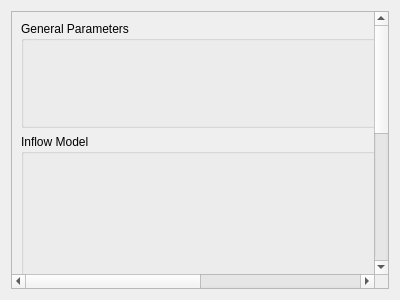
<?xml version="1.0" encoding="UTF-8"?>
<ui version="4.0">
 <class>HydGui_Diversion_Channel</class>
 <widget class="QWidget" name="HydGui_Diversion_Channel">
  <property name="geometry">
   <rect>
    <x>0</x>
    <y>0</y>
    <width>400</width>
    <height>300</height>
   </rect>
  </property>
  <property name="windowTitle">
   <string>Form</string>
  </property>
  <layout class="QVBoxLayout" name="verticalLayout">
   <item>
    <widget class="QScrollArea" name="scrollArea">
     <property name="widgetResizable">
      <bool>true</bool>
     </property>
     <widget class="QWidget" name="scrollAreaWidgetContents">
      <property name="geometry">
       <rect>
        <x>0</x>
        <y>0</y>
        <width>693</width>
        <height>552</height>
       </rect>
      </property>
      <layout class="QVBoxLayout" name="verticalLayout_3">
       <property name="sizeConstraint">
        <enum>QLayout::SetFixedSize</enum>
       </property>
       <item>
        <widget class="QGroupBox" name="groupBox">
         <property name="minimumSize">
          <size>
           <width>675</width>
           <height>0</height>
          </size>
         </property>
         <property name="title">
          <string>General Parameters</string>
         </property>
         <layout class="QVBoxLayout" name="verticalLayout_2">
          <item>
           <widget class="Sys_Member_Int_BaseWid" name="number" native="true">
            <property name="sizePolicy">
             <sizepolicy hsizetype="Preferred" vsizetype="Preferred">
              <horstretch>0</horstretch>
              <verstretch>0</verstretch>
             </sizepolicy>
            </property>
            <property name="minimumSize">
             <size>
              <width>300</width>
              <height>30</height>
             </size>
            </property>
            <property name="maximumSize">
             <size>
              <width>16777215</width>
              <height>50</height>
             </size>
            </property>
           </widget>
          </item>
          <item>
           <widget class="Sys_Member_String_BaseWid" name="name" native="true">
            <property name="minimumSize">
             <size>
              <width>300</width>
              <height>30</height>
             </size>
            </property>
            <property name="maximumSize">
             <size>
              <width>16777215</width>
              <height>50</height>
             </size>
            </property>
           </widget>
          </item>
         </layout>
        </widget>
       </item>
       <item>
        <widget class="QGroupBox" name="groupBox_2">
         <property name="minimumSize">
          <size>
           <width>675</width>
           <height>0</height>
          </size>
         </property>
         <property name="title">
          <string>Inflow Model</string>
         </property>
         <layout class="QVBoxLayout" name="verticalLayout_4">
          <item>
           <widget class="Sys_Member_Int_BaseWid" name="inflow_number" native="true">
            <property name="minimumSize">
             <size>
              <width>300</width>
              <height>30</height>
             </size>
            </property>
            <property name="maximumSize">
             <size>
              <width>16777215</width>
              <height>50</height>
             </size>
            </property>
           </widget>
          </item>
          <item>
           <widget class="Sys_Member_String_BaseWid" name="inflow_name" native="true">
            <property name="minimumSize">
             <size>
              <width>300</width>
              <height>30</height>
             </size>
            </property>
            <property name="maximumSize">
             <size>
              <width>16777215</width>
              <height>50</height>
             </size>
            </property>
           </widget>
          </item>
          <item>
           <widget class="Sys_Member_Enum_BaseWid" name="inflow_type" native="true">
            <property name="minimumSize">
             <size>
              <width>300</width>
              <height>30</height>
             </size>
            </property>
            <property name="maximumSize">
             <size>
              <width>16777215</width>
              <height>50</height>
             </size>
            </property>
           </widget>
          </item>
         </layout>
        </widget>
       </item>
       <item>
        <widget class="QGroupBox" name="groupBox_4">
         <property name="title">
          <string>Coupling Structure</string>
         </property>
         <layout class="QVBoxLayout" name="verticalLayout_5">
          <item>
           <widget class="Sys_Member_Dbl_BaseWid" name="coupling_width" native="true">
            <property name="minimumSize">
             <size>
              <width>300</width>
              <height>30</height>
             </size>
            </property>
            <property name="maximumSize">
             <size>
              <width>16777215</width>
              <height>50</height>
             </size>
            </property>
           </widget>
          </item>
          <item>
           <widget class="Sys_Member_Bool_BaseWid" name="controlled" native="true">
            <property name="minimumSize">
             <size>
              <width>300</width>
              <height>30</height>
             </size>
            </property>
            <property name="maximumSize">
             <size>
              <width>16777215</width>
              <height>50</height>
             </size>
            </property>
           </widget>
          </item>
          <item>
           <widget class="Sys_Member_Dbl_BaseWid" name="controllable_param" native="true">
            <property name="minimumSize">
             <size>
              <width>300</width>
              <height>30</height>
             </size>
            </property>
            <property name="maximumSize">
             <size>
              <width>16777215</width>
              <height>50</height>
             </size>
            </property>
           </widget>
          </item>
          <item>
           <widget class="Sys_Member_Dbl_BaseWid" name="uncontrollable_param" native="true">
            <property name="minimumSize">
             <size>
              <width>300</width>
              <height>30</height>
             </size>
            </property>
            <property name="maximumSize">
             <size>
              <width>16777215</width>
              <height>50</height>
             </size>
            </property>
           </widget>
          </item>
         </layout>
        </widget>
       </item>
       <item>
        <widget class="QGroupBox" name="groupBox_3">
         <property name="minimumSize">
          <size>
           <width>675</width>
           <height>0</height>
          </size>
         </property>
         <property name="title">
          <string>Outflow Model</string>
         </property>
         <layout class="QVBoxLayout" name="verticalLayout_6">
          <item>
           <widget class="Sys_Member_Int_BaseWid" name="outflow_number" native="true">
            <property name="minimumSize">
             <size>
              <width>300</width>
              <height>30</height>
             </size>
            </property>
            <property name="maximumSize">
             <size>
              <width>16777215</width>
              <height>50</height>
             </size>
            </property>
           </widget>
          </item>
          <item>
           <widget class="Sys_Member_String_BaseWid" name="outflow_name" native="true">
            <property name="minimumSize">
             <size>
              <width>300</width>
              <height>30</height>
             </size>
            </property>
            <property name="maximumSize">
             <size>
              <width>16777215</width>
              <height>50</height>
             </size>
            </property>
           </widget>
          </item>
         </layout>
        </widget>
       </item>
      </layout>
     </widget>
    </widget>
   </item>
  </layout>
 </widget>
 <customwidgets>
  <customwidget>
   <class>Sys_Member_String_BaseWid</class>
   <extends>QWidget</extends>
   <header>Sys_Member_String_BaseWid.h</header>
   <container>1</container>
  </customwidget>
  <customwidget>
   <class>Sys_Member_Int_BaseWid</class>
   <extends>QWidget</extends>
   <header>Sys_Member_Int_BaseWid.h</header>
   <container>1</container>
  </customwidget>
  <customwidget>
   <class>Sys_Member_Enum_BaseWid</class>
   <extends>QWidget</extends>
   <header>Sys_Member_Enum_BaseWid.h</header>
   <container>1</container>
  </customwidget>
  <customwidget>
   <class>Sys_Member_Dbl_BaseWid</class>
   <extends>QWidget</extends>
   <header>Sys_Member_Dbl_BaseWid.h</header>
   <container>1</container>
  </customwidget>
  <customwidget>
   <class>Sys_Member_Bool_BaseWid</class>
   <extends>QWidget</extends>
   <header>Sys_Member_Bool_BaseWid.h</header>
   <container>1</container>
  </customwidget>
 </customwidgets>
 <resources/>
 <connections/>
</ui>
